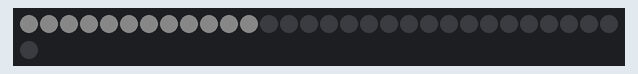
Bench run of a sketch on a simulated ATtiny85, built with avr-gcc and run on an emulated ATtiny85. On the bench: 31 RGB LEDs in strip order, left to right, continuing on the next row. Dim RGB values are drawn brighter than linear; random numbers use the default seed unless the sketch sets one.

Above: at 0.46 s.
At 22.37 s:
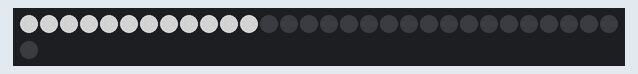

The sketch:

white-shirt-demo.ino
```cpp
#include <Adafruit_NeoPixel.h>
#ifdef __AVR__
#include <avr/power.h>
#endif

#define PIN 1

// Parameter 1 = number of pixels in strip
// Parameter 2 = Arduino pin number (most are valid)
// Parameter 3 = pixel type flags, add together as needed:
//   NEO_KHZ800  800 KHz bitstream (most NeoPixel products w/WS2812 LEDs)
//   NEO_KHZ400  400 KHz (classic 'v1' (not v2) FLORA pixels, WS2811 drivers)
//   NEO_GRB     Pixels are wired for GRB bitstream (most NeoPixel products)
//   NEO_RGB     Pixels are wired for RGB bitstream (v1 FLORA pixels, not v2)
//   NEO_RGBW    Pixels are wired for RGBW bitstream (NeoPixel RGBW products)
Adafruit_NeoPixel strip = Adafruit_NeoPixel(31, PIN, NEO_GRB + NEO_KHZ800);

// IMPORTANT: To reduce NeoPixel burnout risk, add 1000 uF capacitor across
// pixel power leads, add 300 - 500 Ohm resistor on first pixel's data input
// and minimize distance between Arduino and first pixel.  Avoid connecting
// on a live circuit...if you must, connect GND first.
int myPixels[12] = {0, 1, 2, 3, 4, 5, 6, 7, 8, 9, 10, 11};
//int myPixels[12] = {2, 3, 8, 9, 14, 15, 18, 19, 23, 24, 28, 29};//The pixels in the curve
int dimPixels[19] = {0, 1, 4, 5, 6, 7, 10, 11, 12, 13, 16, 17, 20, 21, 22, 25, 26, 27, 30};

float b = 0;
float s = 0.1;
void setup() {
  // This is for Trinket 5V 16MHz, you can remove these three lines if you are not using a Trinket
#if defined (__AVR_ATtiny85__)
  if (F_CPU == 16000000) clock_prescale_set(clock_div_1);
#endif
  // End of trinket special code


  strip.begin();
  strip.setBrightness(150);
  strip.show(); // Initialize all pixels to 'off'
}

void loop() {


  int randomDelay = random(3, 20);
  int randomPulse = random(100, 1000);

  int randomBrightness = random(150, 255);

  for (int brightness = 0; brightness < randomBrightness; brightness++) {
    // Some example procedures showing how to display to the pixels:
    for (int i = 0; i < 31; i++) {
      strip.setPixelColor(i, 0, 0, 0);
    }
    for (int i = 0; i < 12; i++) {
      strip.setPixelColor(myPixels[i], brightness, brightness, brightness);
    }

    strip.show();
    delay(randomDelay);
  }

  for (int brightness = randomBrightness; brightness >= 0; brightness--) {
    for (int i = 0; i < 31; i++) {
      strip.setPixelColor(i, 0, 0, 0);
    }
    for (int i = 0; i < 12; i++) {
      strip.setPixelColor(myPixels[i], brightness, brightness, brightness);
    }
    strip.show();
    delay(randomDelay);
  }

  delay(randomPulse);

  strip.setPixelColor(0, 0, 255, 255);

}
```
